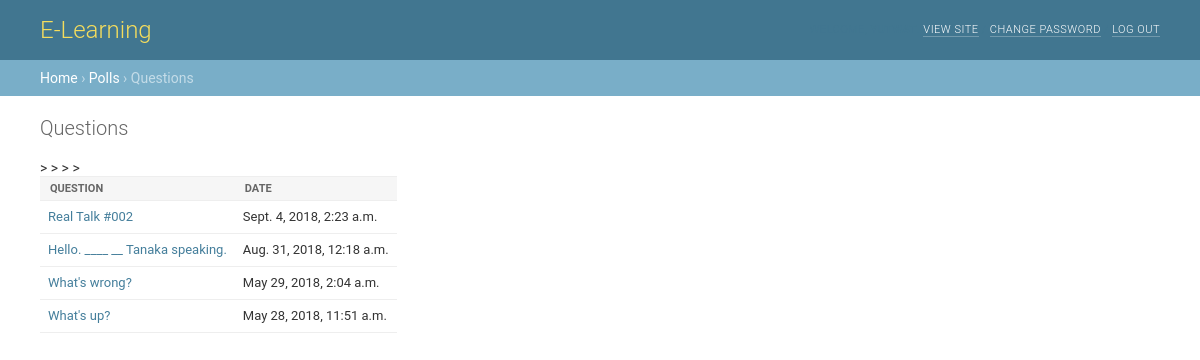
/polls/, run on an earlier commit of the app's database.
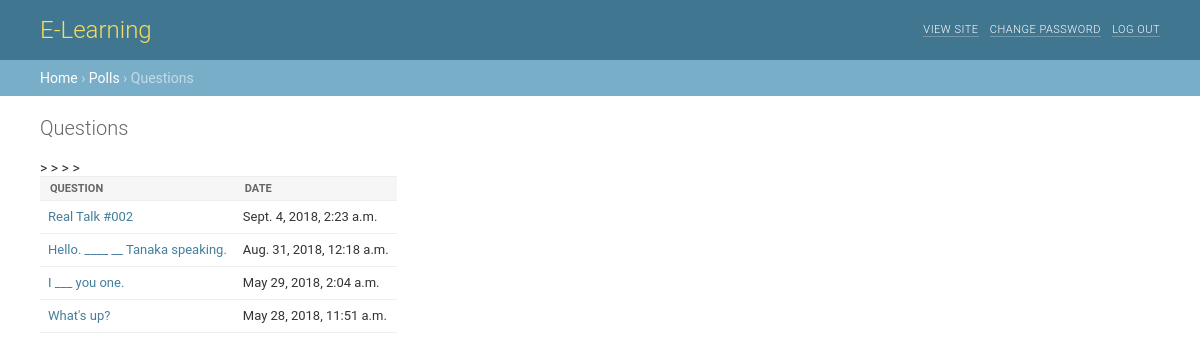
And on a later commit of the database.
### polls/models.py (models this page shows, shortened)
class Question(models.Model):
	question_text = models.CharField(
		verbose_name=_("Question_text"),
		max_length=200,
		blank=False
		)
	description = models.TextField(
		verbose_name=_("Description"),
		blank=True,
		help_text=_("a description of the quiz")
		)
	pub_date = models.DateTimeField(
		'date published'
		)
	def was_published_recently(self):
		 now = timezone.now()
		 return now - datetime.timedelta(days=1) <= self.pub_date <= now
	was_published_recently.admin_order_field = 'pub_date'
	was_published_recently.boolean = True
	was_published_recently.short_description = 'Published recently?'

### polls/views.py (the view)
# urls.py: path('', views.IndexView.as_view(), name='index'),
class IndexView(generic.ListView):
	template_name = 'polls/index.html'
	context_object_name = 'latest_question_list'
	def get_queryset(self):
		return Question.objects.filter(
			pub_date__lte=timezone.now()
		).order_by('-pub_date')[:5]

### polls/templates/polls/index.html (shortened to what this page needs)
{% load static %}
    <link rel="stylesheet" type="text/css" href="{% static 'polls/base.css' %}" />
<div id="header">
    <div id="branding">
        <h1 id="site-name"><a href="/admin/">E-Learning</a></h1>
    </div>
    <div id="user-tools">
        <strong>yutwat</strong>.
        <a href="/">View site</a> /
        <a href="/admin/password_change/">Change password</a> /
        <a href="/admin/logout/">Log out</a>
    </div>
</div>
<div class="breadcrumbs">
    <a href="/admin/">Home</a>
    ›
    <a href="/admin/polls/">Polls</a>
    › Questions
</div>
<div id="content", class="flex">
<h1>{{ "Questions" }}</h1>
{% if latest_question_list %}
    <table>
        <thead>
          <tr>
            <th>Question</th>
            <th>Date</th>
          </tr>
        </thead>
        <tbody>
            {% for question in latest_question_list %}
            <tr>
                <td><a href="{% url 'polls:detail' question.id %}">{{ question.question_text }}</a></td>
                <td>{{question.pub_date}}</td>
            </tr>>
            {% endfor %}
        </tbody>
    </table>
{% else %}
    <p>No polls are available.</p>
{% endif %}
</div>

### polls/static/polls/base.css (style rules this page uses)
a:link, a:visited { color: #447e9b; text-decoration: none; }
h1,h2,h3,h4,h5 { font-weight: bold; }
h1 { margin: 0 0 20px; font-weight: 300; font-size: 20px; color: #666; }
table { border-collapse: collapse; border-color: #ccc; }
td, th { font-size: 13px; line-height: 16px; border-bottom: 1px solid #eee; vertical-align: top; padding: 8px; font-family: "Roboto", "Lucida Grande", Verdana, Arial, sans-serif; }
th { font-weight: 600; text-align: left; }
thead th, tfoot td { color: #666; padding: 5px 10px; font-size: 11px; background: #fff; border: none; border-top: 1px solid #eee; border-bottom: 1px solid #eee; }
thead th { padding: 5px 10px; line-height: normal; text-transform: uppercase; background: #f6f6f6; }
div.breadcrumbs { background: #79aec8; padding: 10px 40px; border: none; font-size: 14px; color: #c4dce8; text-align: left; }
div.breadcrumbs a { color: #fff; }
#content { padding: 20px 40px; }
#header { width: auto; height: 40px; padding: 10px 40px; background: #417690; line-height: 40px; color: #417690; overflow: hidden; }
#header a:link, #header a:visited { color: #fff; }
#branding { float: left; }
#branding h1 { padding: 0; margin: 0 20px 0 0; font-weight: 300; font-size: 24px; color: #f5dd5d; }
#branding h1, #branding h1 a:link, #branding h1 a:visited { color: #f5dd5d; }
#user-tools { float: right; padding: 0; margin: 0 0 0 20px; font-weight: 300; font-size: 11px; letter-spacing: 0.5px; text-transform: uppercase; text-align: right; }
#user-tools a { border-bottom: 1px solid rgba(255, 255, 255, 0.25); }

What changed in the data, as far as the page shows it:
changed Question: question_text "What's wrong?" → "I ___ you one."
